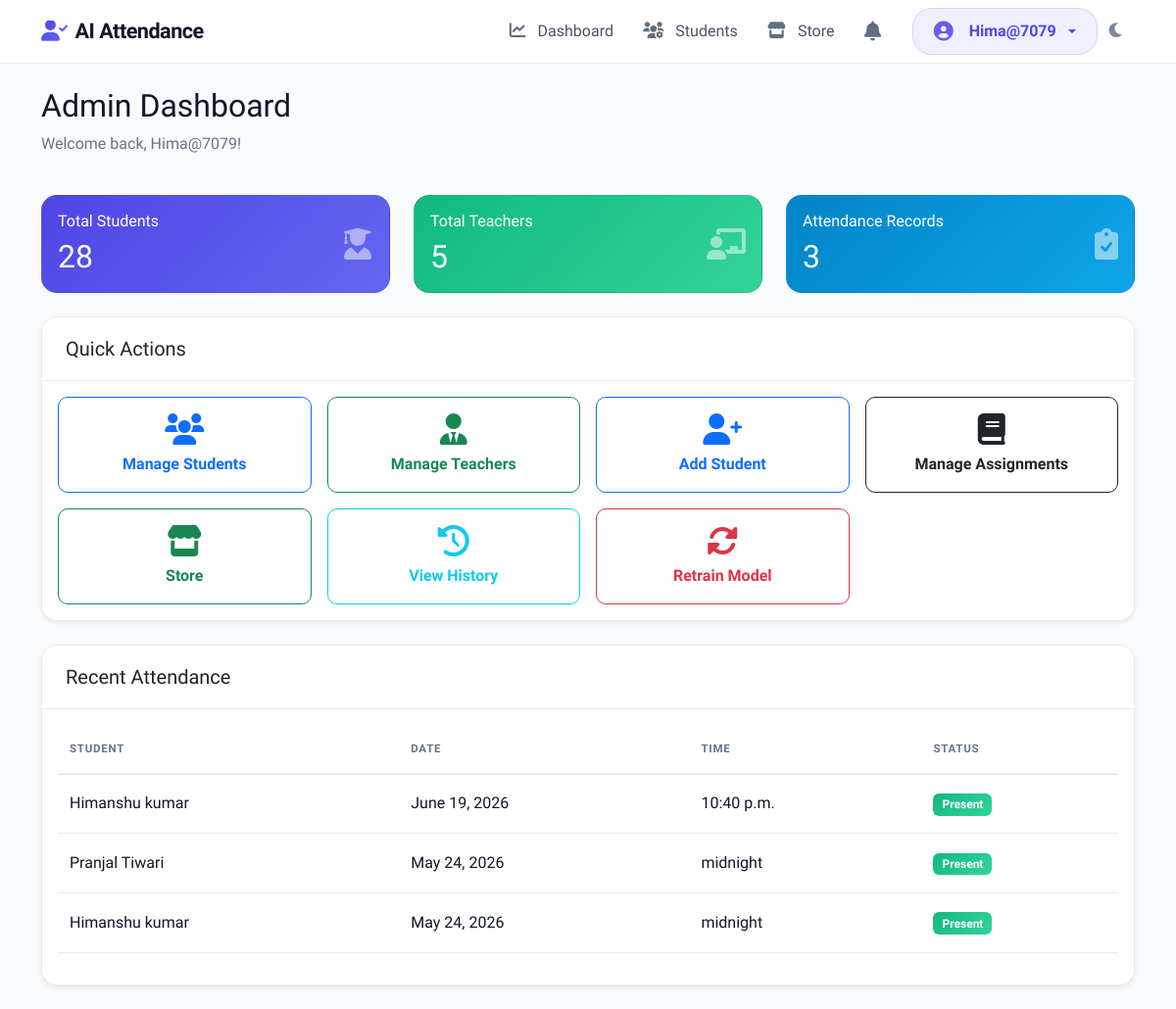
Before: /core/admin_dashboard/ (signed in) with the older database file.
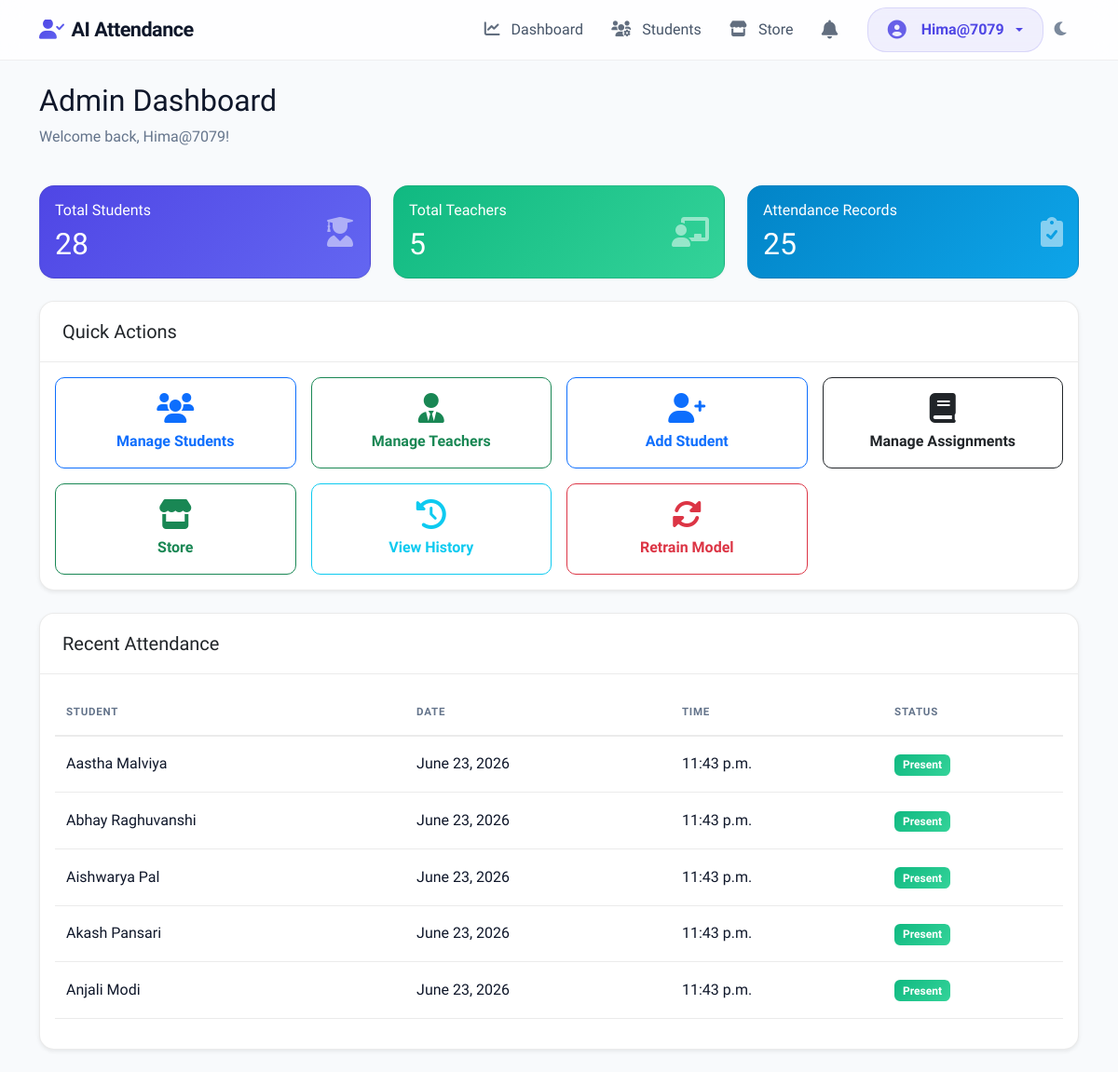
After: the same page with the newer database file.
### core/models.py (models this page shows, shortened)
class AttendanceRecord(models.Model):
    student = models.ForeignKey(Student, on_delete=models.CASCADE)
    date = models.DateField(default=datetime.date.today)
    time = models.TimeField(default=datetime.datetime.now)
    status = models.CharField(max_length=20, default='Present')
    subject = models.CharField(max_length=100, null=True, blank=True)
    class Meta:
        ordering = ['-date', '-time']

class Student(models.Model):
    user = models.OneToOneField(User, on_delete=models.CASCADE, null=True, blank=True)
    name = models.CharField(max_length=100)
    roll_number = models.CharField(max_length=20, unique=True)
    email = models.EmailField(max_length=100, null=True, blank=True)
    phone_number = models.CharField(max_length=15, null=True, blank=True)
    address = models.TextField(null=True, blank=True)
    date_of_birth = models.DateField(null=True, blank=True)
    department = models.CharField(max_length=100, null=True, blank=True)
    year = models.CharField(max_length=10, null=True, blank=True)
    section = models.CharField(max_length=10, null=True, blank=True)
    plain_password = models.CharField(max_length=128, null=True, blank=True)  # For display purposes only
    is_registered = models.BooleanField(default=False)
    profile_pic = models.ImageField(upload_to='profile_pics/', null=True, blank=True)
    created_at = models.DateTimeField(auto_now_add=True)

### core/views.py (the view)
# urls.py: path('admin_dashboard/', views.admin_dashboard, name='admin_dashboard'),
@user_passes_test(is_admin)
def admin_dashboard(request):
    total_students = Student.objects.count()
    total_teachers = User.objects.filter(is_staff=True, is_superuser=False).count()
    total_attendance = AttendanceRecord.objects.count()
    recent_attendance = AttendanceRecord.objects.all().order_by('-date', '-time')[:5]
    pending_requests = AssessmentRequest.objects.filter(status='Pending').order_by('-created_at')
    pending_count = pending_requests.count()
    pending_accessory_requests = AccessoryRequest.objects.filter(status='Pending').order_by('-created_at')
    pending_accessory_count = pending_accessory_requests.count()
    context = {
        'total_students': total_students,
        'total_teachers': total_teachers,
        'total_attendance': total_attendance,
        'recent_attendance': recent_attendance,
        'pending_requests': pending_requests,
        'pending_requests_count': pending_count,
        'pending_accessory_requests': pending_accessory_requests,
        'pending_accessory_count': pending_accessory_count,
    }
    return render(request, 'admin_dashboard.html', context)

### core/views.py (called while the page is built)
def is_admin(u):
    return getattr(u, 'is_superuser', False)

### templates/admin_dashboard.html (shortened to what the changed rows need)
{% extends 'base.html' %}
{% block content %}
<div class="row mb-4">
    <div class="col-md-12">
        <h2 class="header-title">Admin Dashboard</h2>
    </div>
</div>
<div class="row mb-4">
    <div class="col-md-4">
        <div class="card bg-primary text-white h-100">
            <div class="card-body">
                <div class="d-flex justify-content-between align-items-center">
                    <div>
                        <h2 class="mt-2 mb-0">{{ total_students }}</h2>
                    </div>
                </div>
            </div>
        </div>
    </div>
    <div class="col-md-4">
        <div class="card bg-success text-white h-100">
            <div class="card-body">
                <div class="d-flex justify-content-between align-items-center">
                    <div>
                        <h2 class="mt-2 mb-0">{{ total_teachers }}</h2>
                    </div>
                </div>
            </div>
        </div>
    </div>
    <div class="col-md-4">
        <div class="card bg-info text-white h-100">
            <div class="card-body">
                <div class="d-flex justify-content-between align-items-center">
                    <div>
                        <h6 class="card-title mb-0">Attendance Records</h6>
                        <h2 class="mt-2 mb-0">{{ total_attendance }}</h2>
                    </div>
                </div>
            </div>
        </div>
    </div>
</div>
<div class="row mb-4">
    <div class="col-md-12">
        <div class="card shadow-sm">
            <div class="card-body">
                <div class="table-responsive">
                    <table class="table table-hover">
                        <thead>
                            <tr>
                                <th>Student</th>
                                <th>Date</th>
                                <th>Time</th>
                                <th>Status</th>
                            </tr>
                        </thead>
                        <tbody>
                            {% for record in recent_attendance %}
                            <tr>
                                <td>{{ record.student.name }}</td>
                                <td>{{ record.date }}</td>
                                <td>{{ record.time }}</td>
                                <td><span class="badge bg-success">{{ record.status }}</span></td>
                            </tr>
                            {% empty %}
                            <tr>
                                <td colspan="4" class="text-center text-muted">No attendance records found.</td>
                            </tr>
                            {% endfor %}
                        </tbody>
                    </table>
                </div>
            </div>
        </div>
    </div>
</div>
{% endblock %}

Changed rows visible on the page:
no longer on this page (row unchanged): AttendanceRecord: student.name "Himanshu kumar", date "June 19, 2026", time "10:40 p.m.", status "Present"
no longer on this page (row unchanged): AttendanceRecord: student.name "Pranjal Tiwari", date "May 24, 2026", time "midnight", status "Present"
no longer on this page (row unchanged): AttendanceRecord: student.name "Himanshu kumar", date "May 24, 2026", time "midnight", status "Present"
added AttendanceRecord: student.name "Aastha Malviya", date "June 23, 2026", time "11:43 p.m.", status "Present"
added AttendanceRecord: student.name "Abhay Raghuvanshi", date "June 23, 2026", time "11:43 p.m.", status "Present"
added AttendanceRecord: student.name "Aishwarya Pal", date "June 23, 2026", time "11:43 p.m.", status "Present"
added AttendanceRecord: student.name "Akash Pansari", date "June 23, 2026", time "11:43 p.m.", status "Present"
added AttendanceRecord: student.name "Anjali Modi", date "June 23, 2026", time "11:43 p.m.", status "Present"
Other visible differences:
{{ total_attendance }}: "3" → "25"
